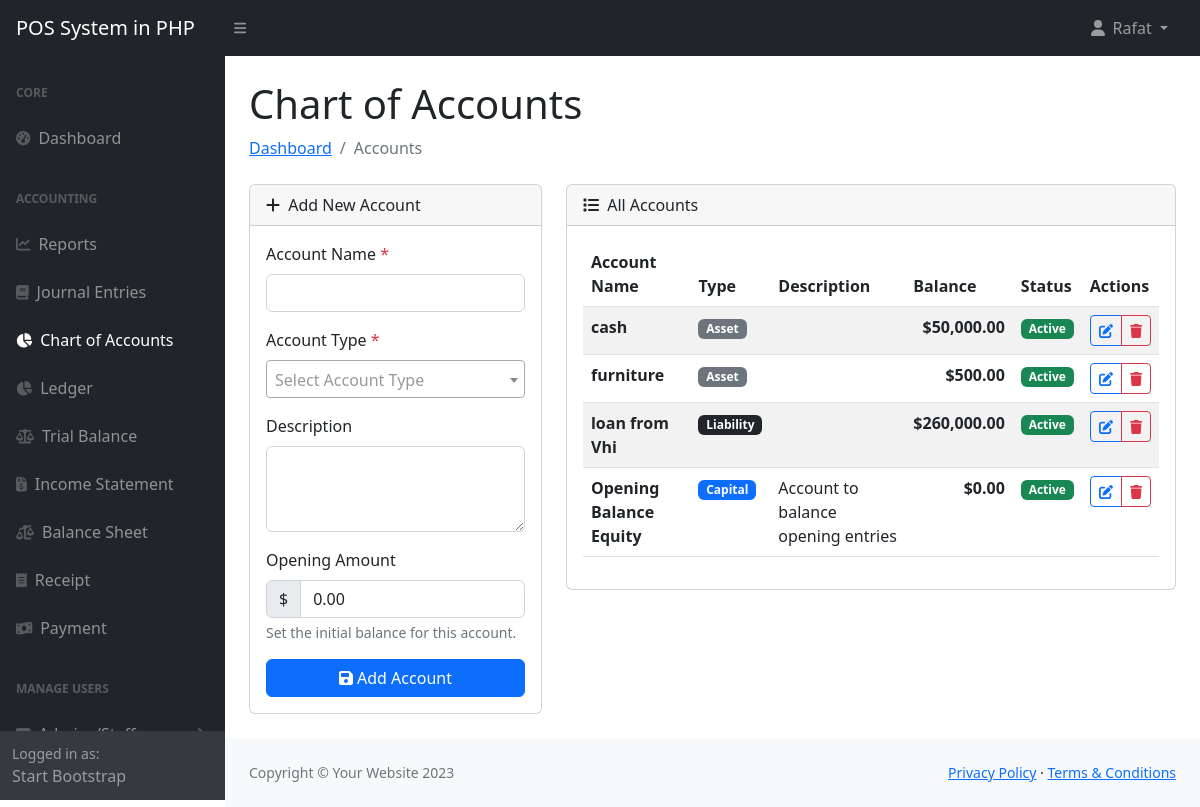
The page /admin/accounts.php (signed in) on the database its author committed.
### tables this page shows
CREATE TABLE `accounts` (
  `id` int(11) NOT NULL,
  `account_name` varchar(255) NOT NULL,
  `account_type` enum('cash','bank','capital','revenue','expense','asset','liability') NOT NULL,
  `description` text DEFAULT NULL,
  `balance` decimal(15,2) DEFAULT 0.00,
  `status` tinyint(1) NOT NULL DEFAULT 1 COMMENT '1=active,0=inactive',
  `created_at` timestamp NOT NULL DEFAULT current_timestamp()
);

### admin/accounts.php (the view, shortened to what this page needs)
<?php
include 'includes/header.php';
include '../config/dbcon.php';
$accounts_query = "SELECT * FROM accounts ORDER BY
    CASE account_type
        WHEN 'asset' THEN 1
        WHEN 'expense' THEN 2
        WHEN 'revenue' THEN 3
        WHEN 'liability' THEN 4
        WHEN 'capital' THEN 5
        ELSE 6
    END, account_name";
$accounts_result = $conn->query($accounts_query);
?>
<div class="container-fluid px-4">
    <h1 class="mt-4">Chart of Accounts</h1>
    <ol class="breadcrumb mb-4">
        <li class="breadcrumb-item"><a href="index.php">Dashboard</a></li>
        <li class="breadcrumb-item active">Accounts</li>
    </ol>
    <div class="row">
        <div class="col-xl-4">
            <div class="card mb-4">
                <div class="card-header">
                    <i class="fas fa-plus me-1"></i>
                    Add New Account
                </div>
                <div class="card-body">
                    <form method="post" action="">
                        <div class="mb-3">
                            <label for="account_name" class="form-label">Account Name <span class="text-danger">*</span></label>
                            <input type="text" class="form-control" id="account_name" name="account_name"
                                   value="<?php echo htmlspecialchars($_POST['account_name'] ?? ''); ?>" required>
                        </div>
                        <div class="mb-3">
                            <label for="account_type" class="form-label">Account Type <span class="text-danger">*</span></label>
                        </div>
                        <div class="mb-3">
                            <label for="description" class="form-label">Description</label>
                            <textarea class="form-control" id="description" name="description" rows="3"><?php echo htmlspecialchars($_POST['description'] ?? ''); ?></textarea>
                        </div>
                        <div class="mb-3">
                            <label for="opening_amount" class="form-label">Opening Amount</label>
                            <div class="input-group">
                                <span class="input-group-text">$</span>
                                <input type="number" class="form-control" id="opening_amount" name="opening_amount"
                                       value="<?php echo htmlspecialchars($_POST['opening_amount'] ?? '0.00'); ?>" step="0.01" min="0">
                            </div>
                            <div class="form-text">Set the initial balance for this account.</div>
                        </div>
                        <div class="d-grid">
                            <button type="submit" class="btn btn-primary">
                                <i class="fas fa-save me-1"></i>Add Account
                            </button>
                        </div>
                    </form>
                </div>
            </div>
        </div>
        <div class="col-xl-8">
            <div class="card mb-4">
                <div class="card-header">
                    <i class="fas fa-list me-1"></i>
                    All Accounts
                </div>
                <div class="card-body">
                    <?php if ($accounts_result->num_rows > 0): ?>
                        <div class="table-responsive">
                            <table class="table table-striped table-hover" id="accountsTable">
                                <thead>
                                    <tr>
                                        <th>Account Name</th>
                                        <th>Type</th>
                                        <th>Description</th>
                                        <th>Balance</th>
                                        <th>Status</th>
                                        <th>Actions</th>
                                    </tr>
                                </thead>
                                <tbody>
                                    <?php while ($account = $accounts_result->fetch_assoc()): ?>
                                        <tr>
                                            <td class="fw-bold"><?php echo htmlspecialchars($account['account_name']); ?></td>
                                            <td>
                                                <span class="badge bg-<?php
                                                    echo match($account['account_type']) {
                                                        'capital' => 'primary',
                                                        'revenue' => 'warning',
                                                        'expense' => 'danger',
                                                        'asset' => 'secondary',
                                                        'liability' => 'dark',
                                                        default => 'light'
                                                    };
                                                ?>">
                                                    <?php echo ucfirst($account['account_type']); ?>
                                                </span>
                                            </td>
                                            <td><?php echo htmlspecialchars($account['description'] ?? ''); ?></td>
                                            <td class="text-end fw-bold">$<?php echo number_format($account['balance'], 2); ?></td>
                                            <td>
                                                <span class="badge bg-<?php echo $account['status'] ? 'success' : 'danger'; ?>">
                                                    <?php echo $account['status'] ? 'Active' : 'Inactive'; ?>
                                                </span>
                                            </td>
                                            <td>
                                                <div class="btn-group" role="group">
                                                    <a href="accounts-edit.php?id=<?php echo $account['id']; ?>"
                                                       class="btn btn-sm btn-outline-primary" title="Edit">
                                                        <i class="fas fa-edit"></i>
                                                    </a>
                                                    <a href="accounts-delete.php?id=<?php echo $account['id']; ?>"
                                                       class="btn btn-sm btn-outline-danger" title="Delete"
                                                       onclick="return confirm('Are you sure you want to delete this account?')">
                                                        <i class="fas fa-trash"></i>
                                                    </a>
                                                </div>
                                            </td>
                                        </tr>
                                    <?php endwhile; ?>
                                </tbody>
                            </table>
                        </div>
                    <?php endif; ?>
                </div>
            </div>
        </div>
    </div>
</div>
<?php include 'includes/footer.php'; ?>

### rows shown on the page
accounts: account_name "cash", account_type "Asset", balance "50,000.00", status "Active"
accounts: account_name "furniture", account_type "Asset", balance "500.00", status "Active"
accounts: account_name "loan from Vhi", account_type "Liability", balance "260,000.00", status "Active"
accounts: account_name "Opening Balance Equity", account_type "Capital", description "Account to balance opening entries", balance "0.00", status "Active"

### other values the page prints
$_SESSION['loggedInUser']['name'] "Rafat"
